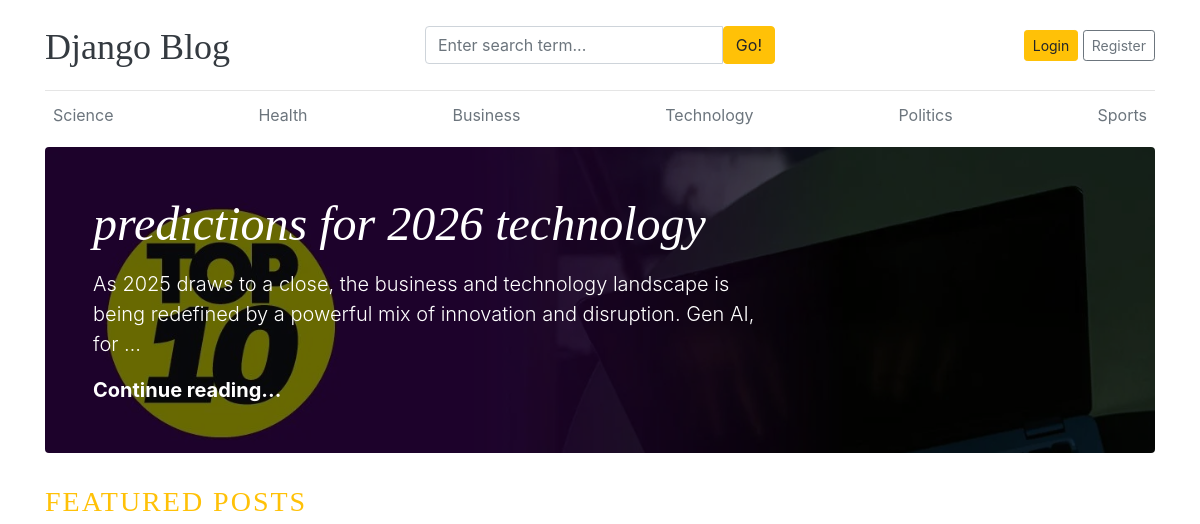
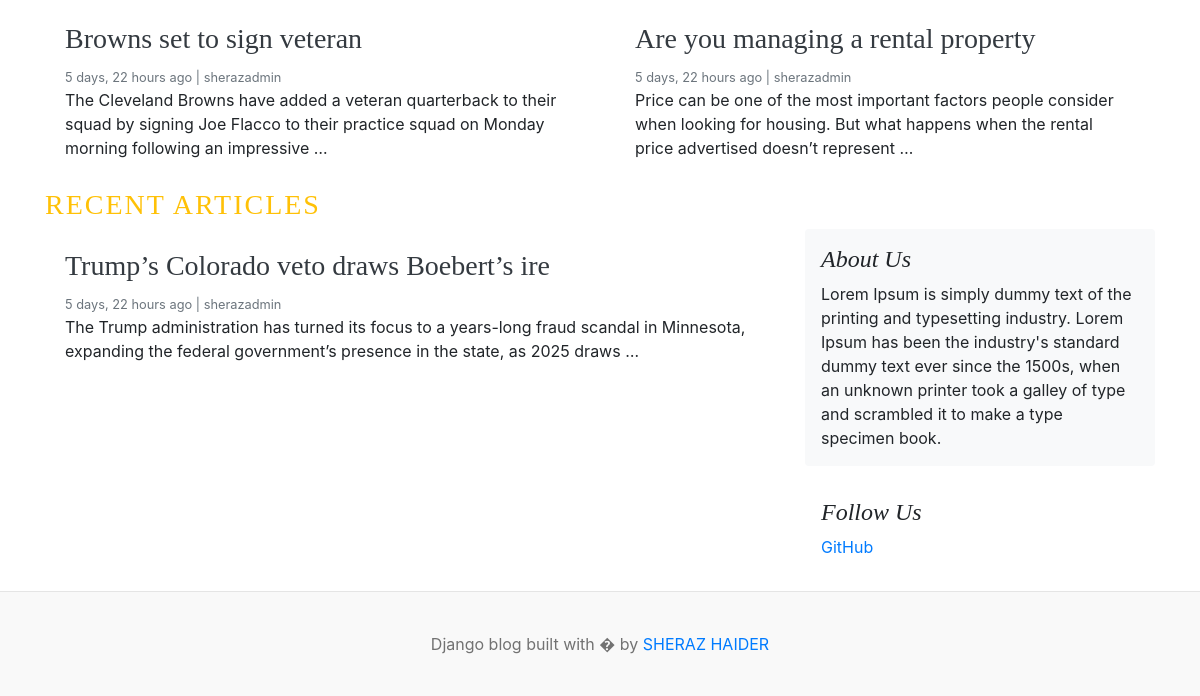
The app's page /, older data (2 pictures, top to bottom).
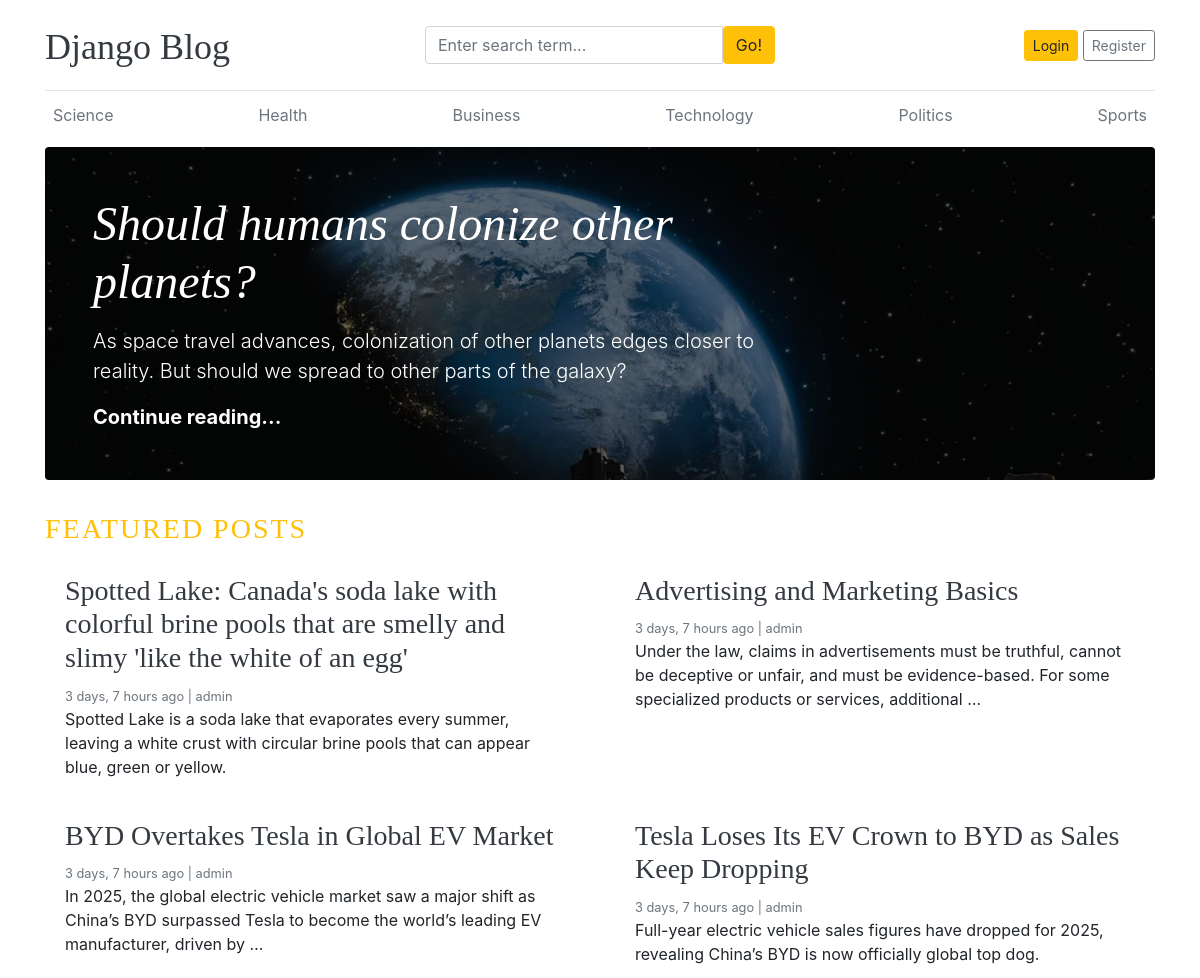
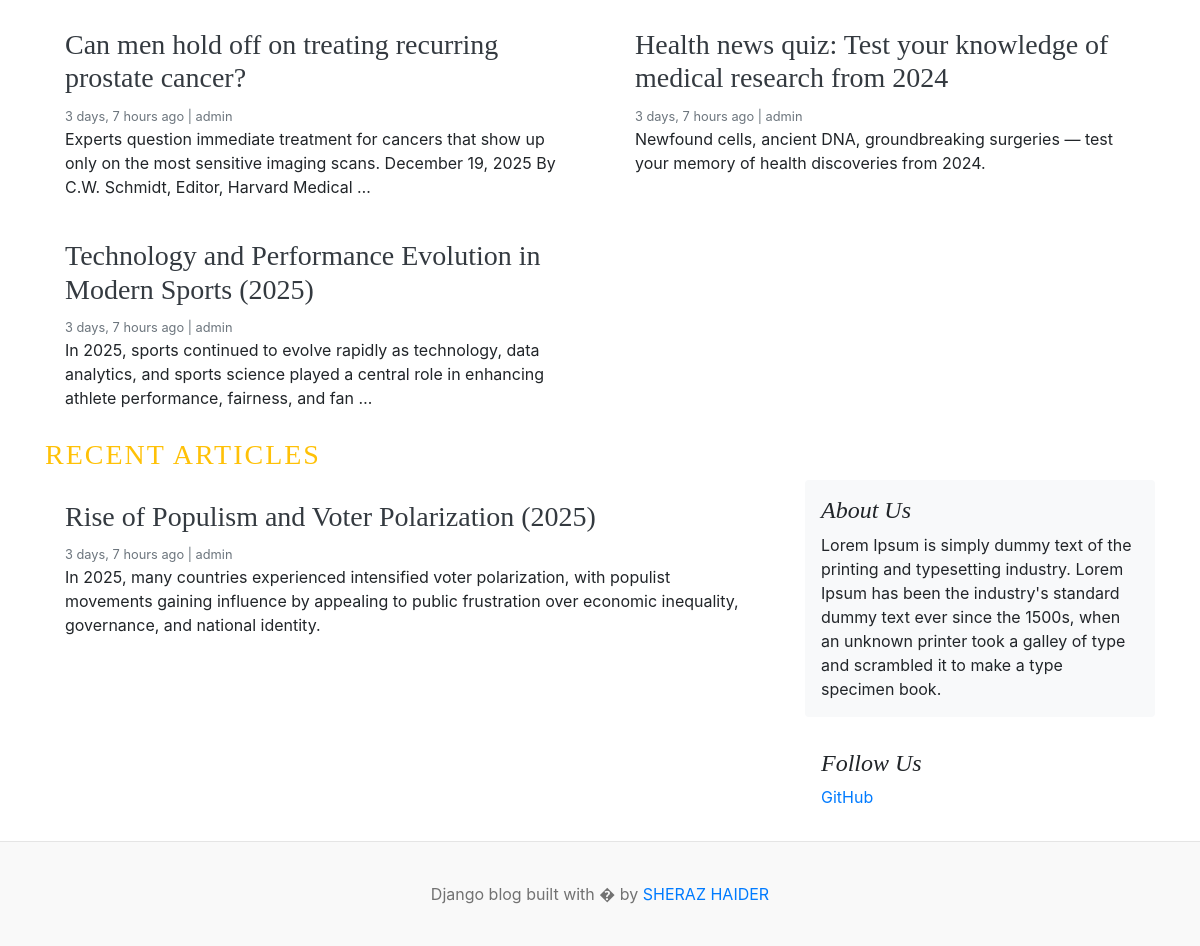
The same page, newer data (2 pictures, top to bottom).
### blogs/models.py (models this page shows, shortened)
class Catagory(models.Model):
    catagory_name = models.CharField(max_length=50, unique=True)
    created_at = models.DateTimeField(auto_now_add=True)
    updated_at = models.DateTimeField(auto_now=True)
    class Meta:
        verbose_name_plural = "Catagories"

class Blog(models.Model):
    title = models.CharField(max_length=200)
    slug = models.SlugField(max_length=200, unique=True, blank=True)
    catagory = models.ForeignKey(Catagory, on_delete=models.CASCADE)
    author = models.ForeignKey(User, on_delete=models.CASCADE)
    featured_image = models.ImageField(upload_to='uploads/%Y/%m/%d/')
    short_description = models.TextField(max_length=500)
    blog_body = models.TextField(max_length=5000)
    status = models.CharField(max_length=100, choices=STATUS_CHOICES, default='draft')
    is_featured = models.BooleanField(default=False)
    created_at = models.DateTimeField(auto_now_add=True)
    updated_at = models.DateTimeField(auto_now=True)

### assignment/models.py (models this page shows, shortened)
class About(models.Model):
    about_heading = models.CharField(max_length=200)
    about_description = models.TextField(max_length=250)
    created_at = models.DateTimeField(auto_now_add=True)
    updated_at = models.DateTimeField(auto_now=True)
    class Meta:
        verbose_name_plural = "About"

class SocialLink(models.Model):
    platform = models.CharField(max_length=100)
    link = models.URLField(max_length=200)
    created_at = models.DateTimeField(auto_now_add=True)
    updated_at = models.DateTimeField(auto_now=True)
    class Meta:
        verbose_name_plural = "Social Links"

### blog_main/views.py (the view)
# urls.py: path("", views.home, name="home"),
def home(request):
    featured_posts = Blog.objects.filter(is_featured=True,status='published').order_by('updated_at')
    posts = Blog.objects.filter(is_featured = False, status='published')
    try:
        about = About.objects.get()
    except:
        about = None
    context = {
        "featured_post": featured_posts,
        "posts": posts,
        "about": about,
    }
    return render(request, "home.html", context)

### blogs/context_processors.py (called while the page is built)
def get_catagories(request):
    catagories = Catagory.objects.all()
    return dict(catagories=catagories)

def get_social_links(request):
    social_links = SocialLink.objects.all()
    return dict(social_links=social_links)

### templates/home.html (shortened to what this page needs)
{% extends "base.html" %}
{% block content %}
{% for post in featured_post %}
    {% if forloop.first %}
    <div class="jumbotron p-3 p-md-5 text-white rounded bg-dark" style="background-image: url({{ post.featured_image.url}});background-blend-mode: overlay;background-size:cover;">
        <div class="col-md-8 px-0">
        <h1 class="display-4 font-italic">{{ post.title }}</h1>
        <p class="lead my-3">{{ post.short_description | truncatewords:25 }}</p>
        <p class="lead mb-0"><a href="{% url 'blogs' post.slug %}" class="text-white font-weight-bold">Continue reading...</a></p>
        </div>
    </div>
    {% endif %}
{% endfor %}
<h3 class = "text-uppercase text-warning" style="letter-spacing: 2px;">Featured Posts</h3>
  <div class="row mb-2">
    {% for post in featured_post %}
        {% if not forloop.first %}
    <div class="col-md-6">
      <div class="card border-0" >
        <div class="card-body">
          <h3><a href="{% url 'blogs' post.slug %}" class="text-dark">{{ post.title }}</a></h3>
          <small class="mb-1 text-muted">{{ post.created_at|timesince }} ago | {{ post.author }}</small>
          <p class="card-text">{{ post.short_description | truncatewords:25 }}</p>
        </div>
      </div>
    </div>
        {% endif %}
    {% endfor %}
  </div>
  <h3 class = "text-uppercase text-warning" style="letter-spacing: 2px;">Recent Articles</h3>
  <main role="main" class="container p-0">
    <div class="row">
      <div class="col-md-8 blog-main">
        {% for post in posts %}
        <div class="card border-0" >
        <div class="card-body">
          <h3><a href="{% url 'blogs' post.slug %}" class="text-dark">{{ post.title }}</a></h3>
          <small class="mb-1 text-muted">{{ post.created_at|timesince }} ago | {{ post.author }}</small>
          <p class="card-text">{{ post.short_description | truncatewords:25}}</p>
        </div>
      </div>
        {% endfor %}
      </div>
      <aside class="col-md-4 blog-sidebar">
        <div class="p-3 mb-3 bg-light rounded">
          <h4 class="font-italic">{{ about.about_heading }}</h4>
          <p class="mb-0">{{ about.about_description }}</p>
        </div>
        {% if social_links %}
        <div class="p-3">
          <h4 class="font-italic">Follow Us</h4>
          <ol class="list-unstyled">
            {% for link in social_links %}
            <li><a href="{{ link.link }}" target="_blank">{{ link.platform }}</a></li>
        {% endfor %}
          </ol>
        </div>
        {% endif %}
      </aside>
    </div>
  </main>
</div>
{% endblock content %}

### templates/base.html (shortened to what this page needs)
{% load static %}
<!DOCTYPE html>
<html lang="en">
<head>
    <link href="https://getbootstrap.com/docs/4.0/dist/css/bootstrap.min.css" rel="stylesheet">
    <link href="{% static 'css/blog.css' %}" rel="stylesheet">
    <link rel="stylesheet" href="https://cdnjs.cloudflare.com/ajax/libs/font-awesome/4.7.0/css/font-awesome.min.css">
  </head>
<body>
    <div class="container">
      <header class="blog-header py-3">
        <div class="row flex-nowrap justify-content-between align-items-center">
          <div class="col-4 pt-1">
            <a class="blog-header-logo text-dark" href="/">Django Blog</a>
          </div>
          <div class="col-4">
            <form action="{% url 'search' %}" method="GET">
              <div class="input-group">
                        <input class="form-control" type="text" name="keyword" value="{{ keyword }}" placeholder="Enter search term..." aria-label="Enter search term..." aria-describedby="button-search" />
                        <button type="submit" class="btn btn-warning" id="button-search" type="button">Go!</button>
                    </div>
            </form>
          </div>
          <div class="col-4 d-flex justify-content-end align-items-center">
            {% if not user.is_authenticated %}
            <a class="btn btn-sm btn-warning" href="{% url 'login' %}">Login</a> &nbsp;
            <a class="btn btn-sm btn-outline-secondary" href="{% url 'register' %}">Register</a>
            {% else %}
            <span class="mr-2 btn btn-sm btn-outline-secondary"><a href="{% url 'dashboard' %}">Dashboard</a></span>
            &emsp;
            <a class="btn btn-sm btn-outline-secondary" href="{% url 'logout' %}">Logout</a>
            {% endif %}
          </div>
        </div>
      </header>
      <div class="nav-scroller py-1 mb-2">
        <nav class="nav d-flex justify-content-between">
            {% for cat in catagories %}
          <a class="p-2 text-muted" href="{% url 'posts_by_catagory' cat.id %}">{{ cat.catagory_name }}</a>
            {% endfor %}
        </nav>
      </div>
{% block content %}{% endblock content %}
<footer class="blog-footer">
  <p>Django blog built with � by <a href="#">SHERAZ HAIDER</a></p>
</footer>
</body>
</html>

### blog_main/static/css/blog.css (style rules this page uses)
.blog-header { border-bottom: 1px solid #e5e5e5; }
.blog-header-logo { font-family: "Playfair Display", Georgia, "Times New Roman", serif; font-size: 2.25rem; }
h1, h2, h3, h4, h5, h6 { font-family: "Playfair Display", Georgia, "Times New Roman", serif; }
.display-4 { font-size: 2.5rem; }
@media (min-width: 768px) { .display-4 { font-size: 3rem; } }
.blog-footer { padding: 2.5rem 0; color: #727272; text-align: center; background-color: #f9f9f9; border-top: .05rem solid #e5e5e5; }
.blog-footer p:last-child { margin-bottom: 0; }

Row changes from the older to the newer data that the page shows:
removed Blog: featured_image (picture), title "predictions for 2026 technology", short_description "As 2025 draws to a close, the business and technology landscape is being redefined by a powerful mix of innovation and disruption. Gen AI, for …"
removed Blog: title "Browns set to sign veteran", created_at "5 days, 22 hours", author "sherazadmin", short_description "The Cleveland Browns have added a veteran quarterback to their squad by signing Joe Flacco to their practice squad on Monday morning following an impressive …", shown under "FEATURED POSTS"
removed Blog: title "Are you managing a rental property", created_at "5 days, 22 hours", author "sherazadmin", short_description "Price can be one of the most important factors people consider when looking for housing. But what happens when the rental price advertised doesn’t represent …", shown under "FEATURED POSTS"
removed Blog: title "Trump’s Colorado veto draws Boebert’s ire", created_at "5 days, 22 hours", author "sherazadmin", short_description "The Trump administration has turned its focus to a years-long fraud scandal in Minnesota, expanding the federal government’s presence in the state, as 2025 draws …", shown under "RECENT ARTICLES"
added Blog: featured_image (picture), title "Should humans colonize other planets?", short_description "As space travel advances, colonization of other planets edges closer to reality. But should we spread to other parts of the galaxy?"
added Blog: title "Spotted Lake: Canada's soda lake with colorful brine pools that are smelly and slimy 'like the white of an egg'", created_at "3 days, 7 hours", author "admin", short_description "Spotted Lake is a soda lake that evaporates every summer, leaving a white crust with circular brine pools that can appear blue, green or yellow.", shown under "FEATURED POSTS"
added Blog: title "Advertising and Marketing Basics", created_at "3 days, 7 hours", author "admin", short_description "Under the law, claims in advertisements must be truthful, cannot be deceptive or unfair, and must be evidence-based. For some specialized products or services, additional …", shown under "FEATURED POSTS"
added Blog: title "BYD Overtakes Tesla in Global EV Market", created_at "3 days, 7 hours", author "admin", short_description "In 2025, the global electric vehicle market saw a major shift as China’s BYD surpassed Tesla to become the world’s leading EV manufacturer, driven by …", shown under "FEATURED POSTS"
added Blog: title "Tesla Loses Its EV Crown to BYD as Sales Keep Dropping", created_at "3 days, 7 hours", author "admin", short_description "Full-year electric vehicle sales figures have dropped for 2025, revealing China’s BYD is now officially global top dog.", shown under "FEATURED POSTS"
added Blog: title "Can men hold off on treating recurring prostate cancer?", created_at "3 days, 7 hours", author "admin", short_description "Experts question immediate treatment for cancers that show up only on the most sensitive imaging scans. December 19, 2025 By C.W. Schmidt, Editor, Harvard Medical …", shown under "FEATURED POSTS"
added Blog: title "Health news quiz: Test your knowledge of medical research from 2024", created_at "3 days, 7 hours", author "admin", short_description "Newfound cells, ancient DNA, groundbreaking surgeries — test your memory of health discoveries from 2024.", shown under "FEATURED POSTS"
added Blog: title "Technology and Performance Evolution in Modern Sports (2025)", created_at "3 days, 7 hours", author "admin", short_description "In 2025, sports continued to evolve rapidly as technology, data analytics, and sports science played a central role in enhancing athlete performance, fairness, and fan …", shown under "FEATURED POSTS"
added Blog: title "Rise of Populism and Voter Polarization (2025)", created_at "3 days, 7 hours", author "admin", short_description "In 2025, many countries experienced intensified voter polarization, with populist movements gaining influence by appealing to public frustration over economic inequality, governance, and national identity.", shown under "RECENT ARTICLES"
